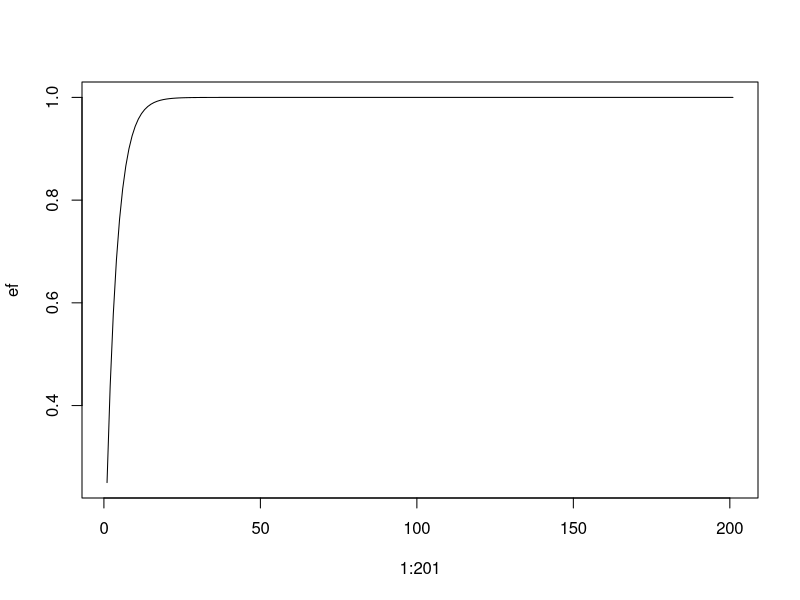

Write R code to recreate this figure.
## ---- chunk 1
ef <- 1/4

N <- 2

1/(2*N) + (1-1/(2*N))*ef[1]
ef[2] <- 1/(2*N) + (1-1/(2*N))*ef[1]
ef[3] <- 1/(2*N) + (1-1/(2*N))*ef[2]
ef[4] <- 1/(2*N) + (1-1/(2*N))*ef[3]

## ---- chunk 2
N <- 2
tN <- 2*N
eff <- 1/tN

ef[2] <- 1/tN + (1-1/tN)*ef[1]

for (i in 1:200) {
  ef[i+1] <- 1/tN + (1-1/tN)*ef[i]
}

ef

## ---- chunk 3
plot(1:201, ef, type = "l")
